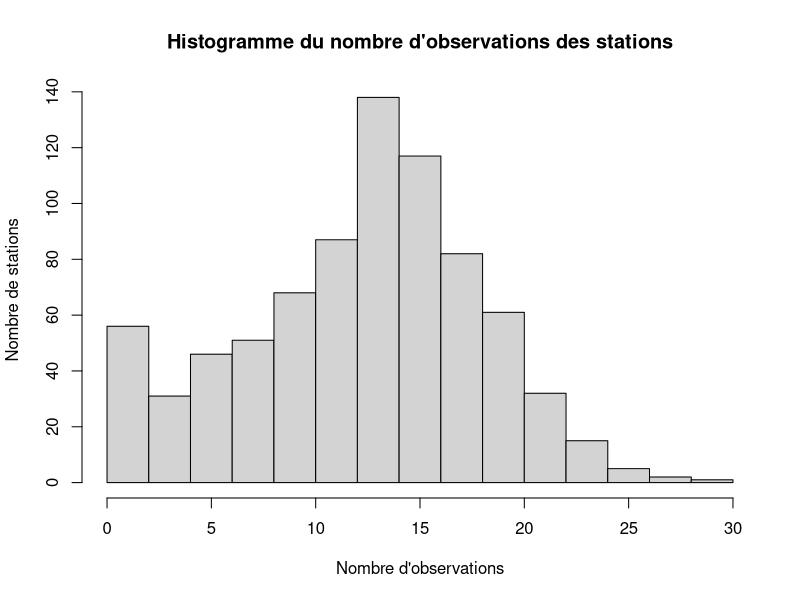
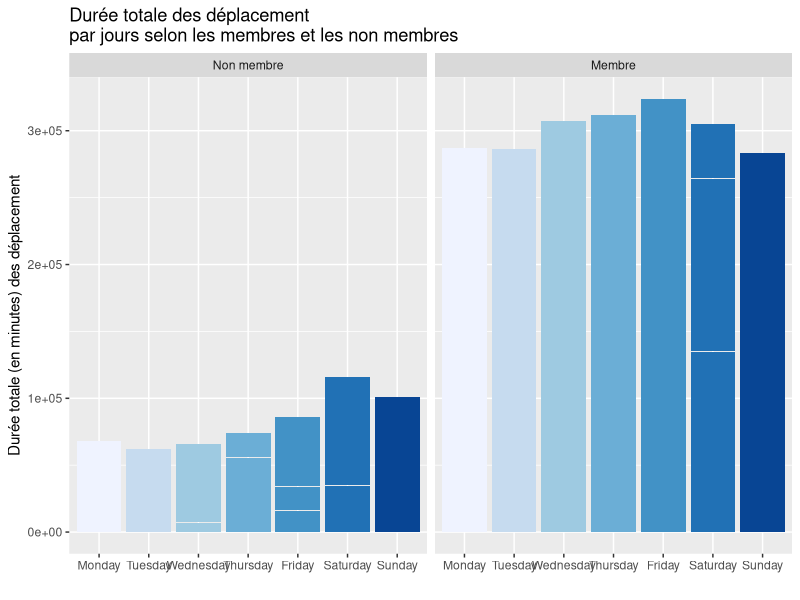
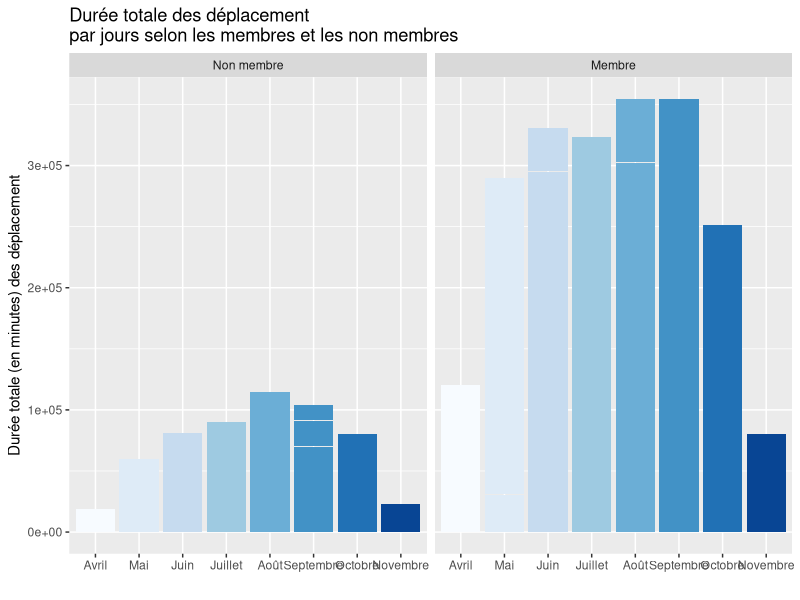
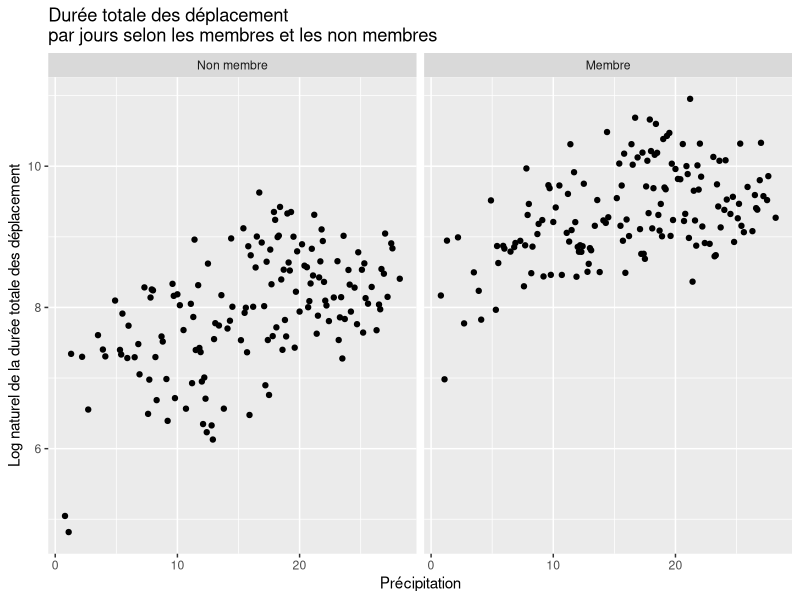
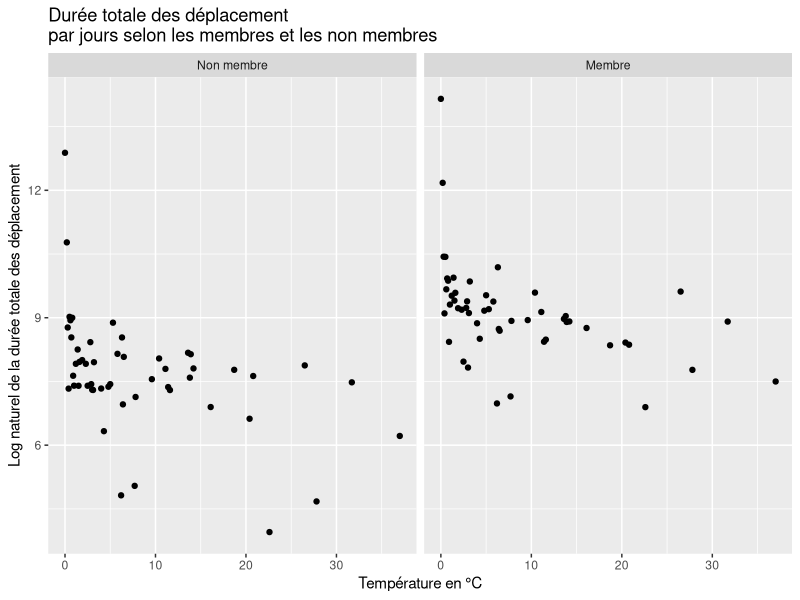

Here is the R script that generated these plots, in order: (Note: this script raises an error after producing the figures.)
## ---- chunk 1
knitr::opts_chunk$set(echo = FALSE)
knitr::opts_chunk$set(message = FALSE)
knitr::opts_chunk$set(warning = FALSE)
knitr::opts_chunk$set(error = FALSE)
## ---- chunk 2
library(tidyverse)
library(ggthemes)
library(RColorBrewer)
library(knitr)
## ---- chunk 3
dat = read.csv("bixi1.csv")

## ---- chunk 4
#Importation des données
bixi_raw_data_df= dat
#bixi_raw_data_df=read.table("raw_data/bixi1.csv", sep = ",", header = T)
## ---- chunk 5
knitr::kable(head(bixi_raw_data_df), caption="6 premières observations du jeu de données")
## ---- chunk 6
knitr::kable(tail(bixi_raw_data_df), caption="6 dernières observations du jeu de données")
## ---- chunk 7
str(bixi_raw_data_df)
## ---- chunk 8
options(knitr.kable.NA = "")
bixi_df=data.frame(station=as.factor(bixi_raw_data_df$station),
                   mm=as.factor(bixi_raw_data_df$mm),
                   dd=as.factor(bixi_raw_data_df$dd),
                   wday=as.factor(bixi_raw_data_df$wday),
                   mem=as.factor(bixi_raw_data_df$mem),
                   holiday=as.factor(bixi_raw_data_df$holiday),
                   bixi_raw_data_df[,7:ncol(bixi_raw_data_df)])
knitr::kable(summary(bixi_df), caption="Sommaire des observations")
## ---- chunk 9
freqTable_station=table(bixi_df$station)
hist(freqTable_station, xlab = "Nombre d'observations", ylab = "Nombre de stations", main = "Histogramme du nombre d'observations des stations")
## ---- chunk 10
dat$wday <- factor(dat$wday,
                   levels = c("Monday", "Tuesday", "Wednesday", "Thursday", "Friday", "Saturday", "Sunday"))

label <- c(`1` = "Membre", `0` = "Non membre")
## ---- chunk 11
ggplot(dat, aes(x=wday, y=dur,
           fill = wday)) +
  geom_bar(stat = "identity") +
  scale_fill_brewer(palette = "Blues")+
  facet_wrap(~ mem,labeller=labeller(mem=label))+
  theme(legend.position="none")+
  labs(title = "Durée totale des déplacement \npar jours selon les membres et les non membres")+
  xlab("")+
  ylab("Durée totale (en minutes) des déplacement")
## ---- chunk 12
dat$wday <- factor(dat$wday,
                   levels = c("Monday", "Tuesday", "Wednesday", "Thursday", "Friday", "Saturday", "Sunday"))

label <- c(`1` = "Membre", `0` = "Non membre")
## ---- chunk 13
ggplot(dat, aes(as.factor(mm), dur, fill = as.factor(mm))) +
  geom_bar(stat = "identity") +
  scale_fill_brewer(palette = "Blues")+
  facet_wrap(~ mem,labeller=labeller(mem=label))+
  theme(legend.position="none")+
  scale_x_discrete(breaks = 4:11,labels=c("Avril","Mai","Juin", "Juillet", "Août", "Septembre", "Octobre", "Novembre")) +
  labs(title = "Durée totale des déplacement \npar jours selon les membres et les non membres")+
  xlab("")+
  ylab("Durée totale (en minutes) des déplacement")
## ---- chunk 14
dat_temp <- dat %>%
  select(mem, dur, temp, avg) %>% 
  group_by(temp, mem) %>%
  summarise(dur = log(sum(dur)))
## ---- chunk 15
ggplot(dat_temp, aes(temp, dur)) +
  geom_point() +
  facet_wrap(~mem,labeller=labeller(mem=label)) +
  labs(title = "Durée totale des déplacement \npar jours selon les membres et les non membres")+
  xlab("Précipitation")+
  ylab("Log naturel de la durée totale des déplacement")
## ---- chunk 16
dat_rain <- dat %>%
  select(mem, dur, rain) %>% 
  group_by(rain, mem) %>%
  summarise(dur = log(sum(dur)))

## ---- chunk 17
ggplot(dat_rain, aes(rain, dur)) +
  geom_point() +
  facet_wrap(~mem,labeller=labeller(mem=label)) +
  labs(title = "Durée totale des déplacement \npar jours selon les membres et les non membres")+
  xlab("Température en °C")+
  ylab("Log naturel de la durée totale des déplacement")
## ---- chunk 18
dat_rain <- dat %>%
  select(mem, dur, rain) %>% 
  group_by(rain, mem) %>%
  summarise(dur = log(sum(dur)))
## ---- chunk 19
kable(dat_mem, col.names = c("Membre", "Durée moyenne", "Durée totale"), caption = "Détail sur la durée selon les abonnements")
## ---- chunk 20
knitr::kable(summary(dat), caption="tableau")

## ---- chunk 21
donnees_summary <- dat %>%
  group_by(mem) %>%
  summarise(percentage = n() / nrow(dat) * 100)
# Création variable pour afficher en %

# Création du graphique à barres
ggplot(data = donnees_summary, aes(x = factor(mem), y = percentage, fill = factor(mem))) +
  geom_bar(stat = "identity") +
  guides(fill=guide_legend(title = "Membre"))+
  ggtitle("Pourcentage de membre et de non membre BIXI")+
  xlab("")+
  ylab("Pourcentage")+
  theme_minimal()
## ---- chunk 22
dat %>%  ggplot(aes(avg,temp))+
  geom_point()+
  theme_minimal()

dat %>% ggplot(aes(dur))+
  geom_density()
  
